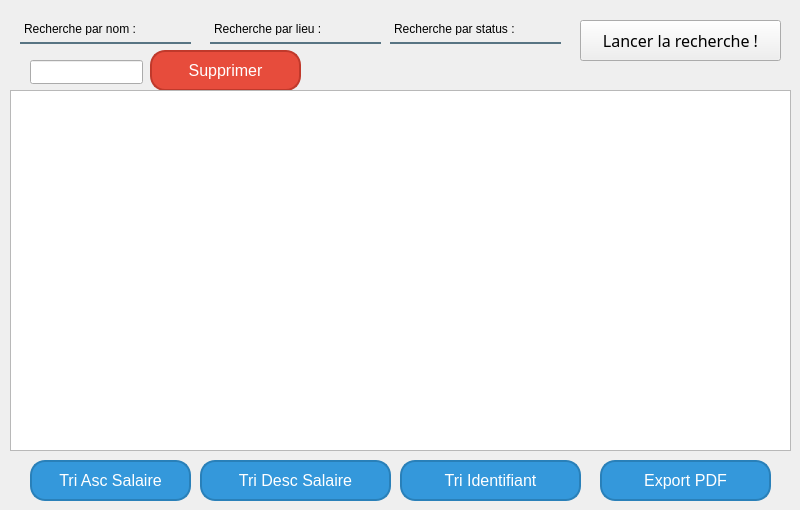
    <widget class="QWidget" name="tab_2">
     <attribute name="title">
      <string>Gérer les offres d'emploi</string>
     </attribute>
     <widget class="QPushButton" name="TRIOE2_2">
      <property name="geometry">
       <rect>
        <x>30</x>
        <y>460</y>
        <width>161</width>
        <height>41</height>
       </rect>
      </property>
      <property name="styleSheet">
       <string notr="true">QPushButton {
    /* Style de base */
    background-color: #3498db;  /* Couleur de fond bleu */
    color: #ffffff;  /* Couleur du texte blanc */
    border-radius: 15px;  /* Bords arrondis avec un rayon de 15px */
    padding: 10px 20px;  /* Marges intérieures */
    font-family: 'Arial', sans-serif;  /* Police Arial */
    font-size: 16px;  /* Taille de la police */
    border: 2px solid #2980b9;  /* Bordure avec une couleur légèrement plus foncée */
    transition: all 0.3s ease;  /* Effet de transition lisse */
}

QPushButton:hover {
    /* Effet lors du survol */
    background-color: #2980b9;  /* Couleur de fond légèrement plus foncée */
    border: 2px solid #1f618d;  /* Couleur de la bordure encore plus foncée */
}

QPushButton:pressed {
    /* Effet lors du clic */
    background-color: #1f618d;  /* Couleur de fond encore plus foncée */
    border: 2px solid #154360;  /* Bordure très foncée */
    color: #ecf0f1;  /* Légère variation de la couleur du texte */
}

QPushButton:disabled {
    /* Style du bouton désactivé */
    background-color: #bdc3c7;  /* Couleur de fond gris clair */
    color: #7f8c8d;  /* Couleur du texte gris foncé */
    border: 2px solid #95a5a6;  /* Bordure gris foncé */
}

QPushButton {
    /* Ombre portée */
    box-shadow: 2px 2px 5px rgba(0, 0, 0, 0.3);  /* Légère ombre portée */
}
</string>
      </property>
      <property name="text">
       <string>Tri Asc Salaire</string>
      </property>
      <property name="icon">
       <iconset resource="rsc.qrc">
        <normaloff>:/ImgSrc/asc.png</normaloff>:/ImgSrc/asc.png</iconset>
      </property>
     </widget>
     <widget class="QPushButton" name="TRIOE2">
      <property name="geometry">
       <rect>
        <x>200</x>
        <y>460</y>
        <width>191</width>
        <height>41</height>
       </rect>
      </property>
      <property name="styleSheet">
       <string notr="true">QPushButton {
    /* Style de base */
    background-color: #3498db;  /* Couleur de fond bleu */
    color: #ffffff;  /* Couleur du texte blanc */
    border-radius: 15px;  /* Bords arrondis avec un rayon de 15px */
    padding: 10px 20px;  /* Marges intérieures */
    font-family: 'Arial', sans-serif;  /* Police Arial */
    font-size: 16px;  /* Taille de la police */
    border: 2px solid #2980b9;  /* Bordure avec une couleur légèrement plus foncée */
    transition: all 0.3s ease;  /* Effet de transition lisse */
}

QPushButton:hover {
    /* Effet lors du survol */
    background-color: #2980b9;  /* Couleur de fond légèrement plus foncée */
    border: 2px solid #1f618d;  /* Couleur de la bordure encore plus foncée */
}

QPushButton:pressed {
    /* Effet lors du clic */
    background-color: #1f618d;  /* Couleur de fond encore plus foncée */
    border: 2px solid #154360;  /* Bordure très foncée */
    color: #ecf0f1;  /* Légère variation de la couleur du texte */
}

QPushButton:disabled {
    /* Style du bouton désactivé */
    background-color: #bdc3c7;  /* Couleur de fond gris clair */
    color: #7f8c8d;  /* Couleur du texte gris foncé */
    border: 2px solid #95a5a6;  /* Bordure gris foncé */
}

QPushButton {
    /* Ombre portée */
    box-shadow: 2px 2px 5px rgba(0, 0, 0, 0.3);  /* Légère ombre portée */
}
</string>
      </property>
      <property name="text">
       <string>Tri Desc Salaire</string>
      </property>
      <property name="icon">
       <iconset resource="rsc.qrc">
        <normaloff>:/ImgSrc/down-arrow.png</normaloff>:/ImgSrc/down-arrow.png</iconset>
      </property>
     </widget>
     <widget class="QPushButton" name="TRISA">
      <property name="geometry">
       <rect>
        <x>400</x>
        <y>460</y>
        <width>181</width>
        <height>41</height>
       </rect>
      </property>
      <property name="styleSheet">
       <string notr="true">QPushButton {
    /* Style de base */
    background-color: #3498db;  /* Couleur de fond bleu */
    color: #ffffff;  /* Couleur du texte blanc */
    border-radius: 15px;  /* Bords arrondis avec un rayon de 15px */
    padding: 10px 20px;  /* Marges intérieures */
    font-family: 'Arial', sans-serif;  /* Police Arial */
    font-size: 16px;  /* Taille de la police */
    border: 2px solid #2980b9;  /* Bordure avec une couleur légèrement plus foncée */
    transition: all 0.3s ease;  /* Effet de transition lisse */
}

QPushButton:hover {
    /* Effet lors du survol */
    background-color: #2980b9;  /* Couleur de fond légèrement plus foncée */
    border: 2px solid #1f618d;  /* Couleur de la bordure encore plus foncée */
}

QPushButton:pressed {
    /* Effet lors du clic */
    background-color: #1f618d;  /* Couleur de fond encore plus foncée */
    border: 2px solid #154360;  /* Bordure très foncée */
    color: #ecf0f1;  /* Légère variation de la couleur du texte */
}

QPushButton:disabled {
    /* Style du bouton désactivé */
    background-color: #bdc3c7;  /* Couleur de fond gris clair */
    color: #7f8c8d;  /* Couleur du texte gris foncé */
    border: 2px solid #95a5a6;  /* Bordure gris foncé */
}

QPushButton {
    /* Ombre portée */
    box-shadow: 2px 2px 5px rgba(0, 0, 0, 0.3);  /* Légère ombre portée */
}
</string>
      </property>
      <property name="text">
       <string>Tri Identifiant</string>
      </property>
      <property name="icon">
       <iconset resource="rsc.qrc">
        <normaloff>:/ImgSrc/key.png</normaloff>:/ImgSrc/key.png</iconset>
      </property>
     </widget>
     <widget class="QPushButton" name="PdfSA">
      <property name="geometry">
       <rect>
        <x>600</x>
        <y>460</y>
        <width>171</width>
        <height>41</height>
       </rect>
      </property>
      <property name="styleSheet">
       <string notr="true">QPushButton {
    /* Style de base */
    background-color: #3498db;  /* Couleur de fond bleu */
    color: #ffffff;  /* Couleur du texte blanc */
    border-radius: 15px;  /* Bords arrondis avec un rayon de 15px */
    padding: 10px 20px;  /* Marges intérieures */
    font-family: 'Arial', sans-serif;  /* Police Arial */
    font-size: 16px;  /* Taille de la police */
    border: 2px solid #2980b9;  /* Bordure avec une couleur légèrement plus foncée */
    transition: all 0.3s ease;  /* Effet de transition lisse */
}

QPushButton:hover {
    /* Effet lors du survol */
    background-color: #2980b9;  /* Couleur de fond légèrement plus foncée */
    border: 2px solid #1f618d;  /* Couleur de la bordure encore plus foncée */
}

QPushButton:pressed {
    /* Effet lors du clic */
    background-color: #1f618d;  /* Couleur de fond encore plus foncée */
    border: 2px solid #154360;  /* Bordure très foncée */
    color: #ecf0f1;  /* Légère variation de la couleur du texte */
}

QPushButton:disabled {
    /* Style du bouton désactivé */
    background-color: #bdc3c7;  /* Couleur de fond gris clair */
    color: #7f8c8d;  /* Couleur du texte gris foncé */
    border: 2px solid #95a5a6;  /* Bordure gris foncé */
}

QPushButton {
    /* Ombre portée */
    box-shadow: 2px 2px 5px rgba(0, 0, 0, 0.3);  /* Légère ombre portée */
}
</string>
      </property>
      <property name="text">
       <string>Export PDF</string>
      </property>
      <property name="icon">
       <iconset resource="rsc.qrc">
        <normaloff>:/ImgSrc/pdf.png</normaloff>:/ImgSrc/pdf.png</iconset>
      </property>
     </widget>
     <widget class="QLineEdit" name="titlerech">
      <property name="geometry">
       <rect>
        <x>20</x>
        <y>20</y>
        <width>171</width>
        <height>24</height>
       </rect>
      </property>
      <property name="font">
       <font>
        <weight>50</weight>
        <bold>false</bold>
        <kerning>true</kerning>
       </font>
      </property>
      <property name="autoFillBackground">
       <bool>false</bool>
      </property>
      <property name="styleSheet">
       <string notr="true">background-color:rgba(0, 0, 0, 0);
border:2px solid rgba(0, 0, 0, 0);
border-bottom-color:rgba(46, 82, 101, 200);
color:rgb(0, 0, 0);
padding-bottom:7px;</string>
      </property>
      <property name="text">
       <string>Recherche par nom :</string>
      </property>
     </widget>
     <widget class="QPushButton" name="RECHOE">
      <property name="geometry">
       <rect>
        <x>580</x>
        <y>20</y>
        <width>201</width>
        <height>41</height>
       </rect>
      </property>
      <property name="font">
       <font>
        <family>Sitka</family>
        <pointsize>12</pointsize>
       </font>
      </property>
      <property name="text">
       <string>Lancer la recherche !</string>
      </property>
      <property name="icon">
       <iconset resource="rsc.qrc">
        <normaloff>:/ImgSrc/srch.png</normaloff>:/ImgSrc/srch.png</iconset>
      </property>
     </widget>
     <widget class="QLineEdit" name="supproe">
      <property name="geometry">
       <rect>
        <x>30</x>
        <y>60</y>
        <width>113</width>
        <height>24</height>
       </rect>
      </property>
     </widget>
     <widget class="QPushButton" name="SupprOE">
      <property name="geometry">
       <rect>
        <x>150</x>
        <y>50</y>
        <width>151</width>
        <height>41</height>
       </rect>
      </property>
      <property name="styleSheet">
       <string notr="true">QPushButton {
    /* Style de base */
    background-color: #e74c3c;  /* Rouge vif pour signaler la suppression */
    color: #ffffff;  /* Texte blanc */
    border-radius: 15px;  /* Bords arrondis pour un look moderne */
    padding: 8px 20px;  /* Marges intérieures */
    font-family: 'Verdana', sans-serif;  /* Police Verdana */
    font-size: 16px;  /* Taille de la police */
    border: 2px solid #c0392b;  /* Bordure rouge légèrement plus foncée */
    transition: background-color 0.3s ease, transform 0.2s ease;  /* Transition pour les effets */

}

QPushButton:hover {
    /* Effet lors du survol */
    background-color: #c0392b;  /* Rouge légèrement plus foncé */
    border-color: #a93226;  /* Bordure encore plus foncée */
    transform: translateY(-2px);  /* Légère translation vers le haut pour effet d'élévation */
}

QPushButton:pressed {
    /* Effet lors du clic */
    background-color: #a93226;  /* Rouge foncé pour signaler l'action de suppression */
    border-color: #922b21;  /* Bordure encore plus foncée */
    transform: translateY(0);  /* Retour à la position normale */
}

QPushButton:disabled {
    /* Style du bouton désactivé */
    background-color: #e0e0e0;  /* Gris clair */
    color: #7f8c8d;  /* Texte gris foncé */
    border-color: #b0b0b0;  /* Bordure grise */
    cursor: not-allowed;  /* Curseur non autorisé */
}
</string>
      </property>
      <property name="text">
       <string>Supprimer</string>
      </property>
      <property name="icon">
       <iconset resource="rsc.qrc">
        <normaloff>:/ImgSrc/del.png</normaloff>:/ImgSrc/del.png</iconset>
      </property>
     </widget>
     <widget class="QTableView" name="tableView">
      <property name="geometry">
       <rect>
        <x>10</x>
        <y>90</y>
        <width>781</width>
        <height>361</height>
       </rect>
      </property>
     </widget>
     <widget class="QLineEdit" name="lrech">
      <property name="geometry">
       <rect>
        <x>210</x>
        <y>20</y>
        <width>171</width>
        <height>24</height>
       </rect>
      </property>
      <property name="font">
       <font>
        <weight>50</weight>
        <bold>false</bold>
        <kerning>true</kerning>
       </font>
      </property>
      <property name="autoFillBackground">
       <bool>false</bool>
      </property>
      <property name="styleSheet">
       <string notr="true">background-color:rgba(0, 0, 0, 0);
border:2px solid rgba(0, 0, 0, 0);
border-bottom-color:rgba(46, 82, 101, 200);
color:rgb(0, 0, 0);
padding-bottom:7px;</string>
      </property>
      <property name="text">
       <string>Recherche par lieu : </string>
      </property>
     </widget>
     <widget class="QLineEdit" name="strech">
      <property name="geometry">
       <rect>
        <x>390</x>
        <y>20</y>
        <width>171</width>
        <height>24</height>
       </rect>
      </property>
      <property name="font">
       <font>
        <weight>50</weight>
        <bold>false</bold>
        <kerning>true</kerning>
       </font>
      </property>
      <property name="autoFillBackground">
       <bool>false</bool>
      </property>
      <property name="styleSheet">
       <string notr="true">background-color:rgba(0, 0, 0, 0);
border:2px solid rgba(0, 0, 0, 0);
border-bottom-color:rgba(46, 82, 101, 200);
color:rgb(0, 0, 0);
padding-bottom:7px;</string>
      </property>
      <property name="text">
       <string>Recherche par status :</string>
      </property>
     </widget>
    </widget>
